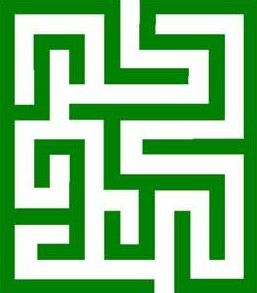
#> input picture maze/mazegreen.jpg, 257 x 293 px
$ python kazim_maze.py
#> lines starting #> are read from the running program, lines starting #| are printed output that depends on the picture; after the words box and inside, x2 and y2 are one past the last pixel; in counts of white or black regions, pixels touching at a corner belong together
#!/usr/bin/env python3
# -*- coding: utf-8 -*-
"""
Created on Fri May 17 01:29:59 2019

@author: kazzastic
"""
from mazelib import *
import numpy as np
import cv2

def working(file):
    '''Here we load our image in the var img'''
#> called with file = 'mazegreen.jpg'
    img = cv2.imread(file)
#> img is the input picture: shape (293, 257, 3); mean B, G, R 128.8, 189.8, 128.6
    cv2.imshow('The Initial', img)
    cv2.waitKey(0)
    cv2.destroyAllWindows()

    '''We convert image from colored to grayscale'''
    gray_img = cv2.cvtColor(img, cv2.COLOR_BGR2GRAY)
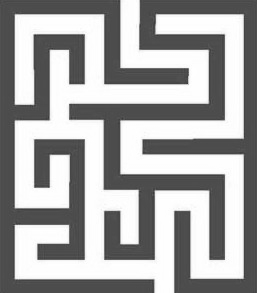
#> gray_img: shape (293, 257); min 52, max 255, mean 164.6
    cv2.imshow('Gray', gray_img)
    cv2.waitKey(0)
    cv2.destroyAllWindows()


    '''We put a blur on our picture in order to make thresholding result accurate'''
    blurred = cv2.GaussianBlur(gray_img, (5,5), 0)
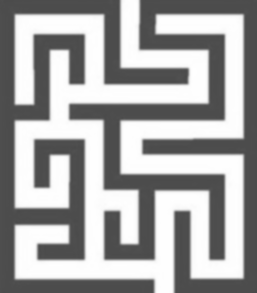
#> blurred: shape (293, 257); min 73, max 255, mean 164.6
    cv2.imshow('Blur', blurred)
    cv2.waitKey(0)
    cv2.destroyAllWindows()

    '''Thresholding our image to a certain tone of gray'''
    (t, thresh) = cv2.threshold(blurred, 155, 255, cv2.THRESH_BINARY)
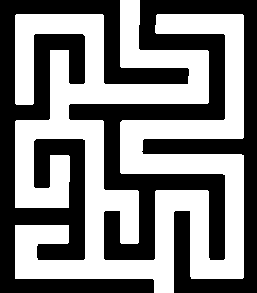
#> thresh: shape (293, 257); 50.5% white; 2 black regions, box (x1, y1, x2, y2) and area: (69, 0, 257, 293) 20038, (0, 0, 189, 293) 17205
    cv2.imshow('Threshold Binary', thresh)
    cv2.waitKey(0)
    cv2.destroyAllWindows()

    '''Converting our image into a useful numpy array'''
    arr = np.array(thresh)

    '''a nested for loop to change every value 255 ->  150 '''
    '''hence, wherever their is 150 it means that this path can be iterated in order to
    solve our maze'''
    for i in range(0, 293):
      for j in range(0, 257):
          if(arr[i][j] == 255):
              arr[i][j] = 150
    cv2.imshow('Result', arr)
    cv2.waitKey(0)
    cv2.destroyAllWindows()


if __name__ == "__main__":
    file = 'mazegreen.jpg'
    working(file)

$ run again, with maze/Maze.png saved as maze/mazegreen.jpg
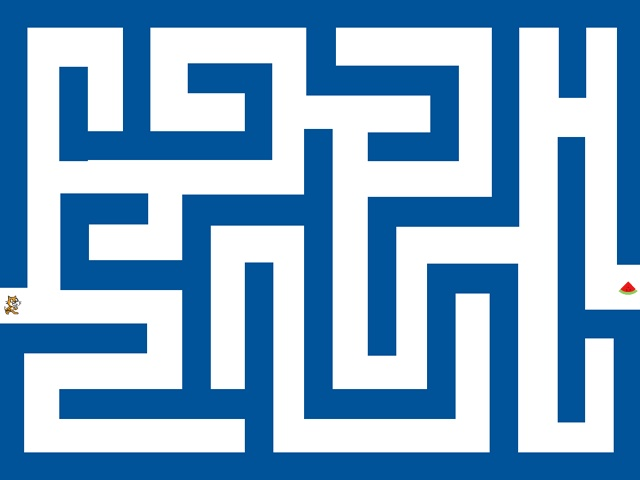
#> input picture maze/Maze.png, 640 x 480 px
#> in working, img is the input picture: shape (480, 640, 3); mean B, G, R 202.6, 167.9, 126.7
#> in working, `(t, thresh) = cv2.threshold(blurred, 155, 255, cv2.THRESH_BINARY)`:
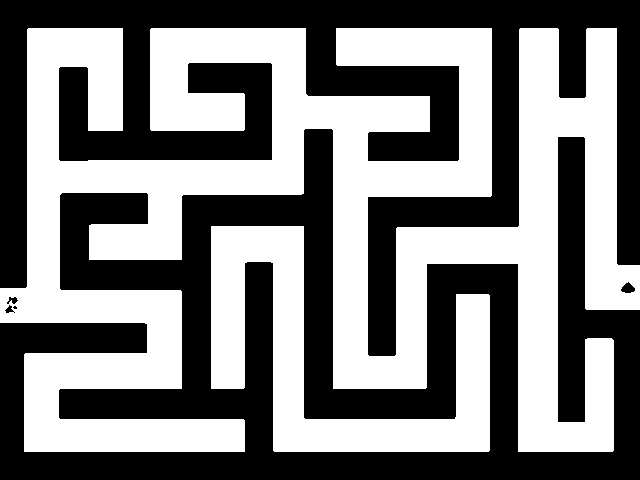
#> thresh: shape (480, 640); 49.6% white; 2 white regions, box (x1, y1, x2, y2) and area: (0, 28, 640, 452) 128525, (211, 226, 490, 452) 23947
#> after the loop in working, `for i in range(0, 293):`:
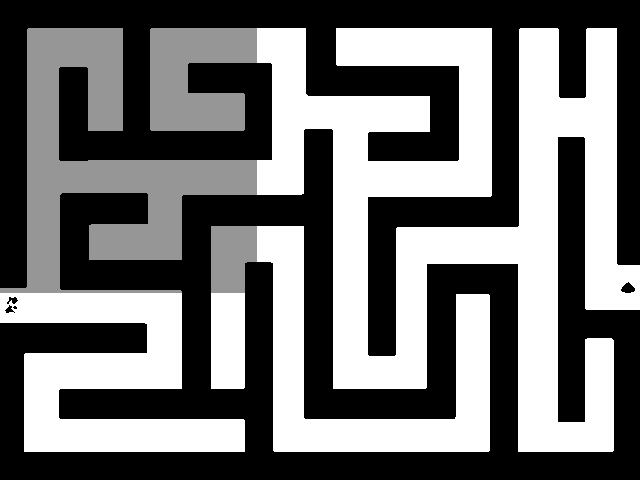
#> arr: shape (480, 640); 11.75% of pixels changed, all inside (x1, y1, x2, y2) = (0, 28, 257, 293)

$ run again, with maze/MyMaze.png saved as maze/mazegreen.jpg
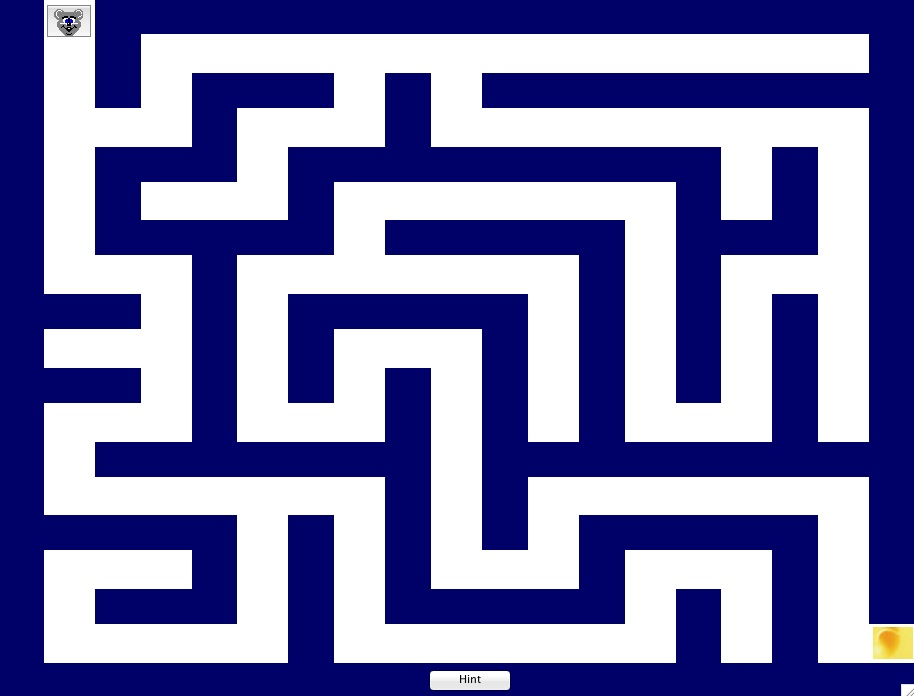
#> input picture maze/MyMaze.png, 914 x 696 px
#> in working, img is the input picture: shape (696, 914, 3); mean B, G, R 175.7, 123.5, 123.1
#> in working, `(t, thresh) = cv2.threshold(blurred, 155, 255, cv2.THRESH_BINARY)`:
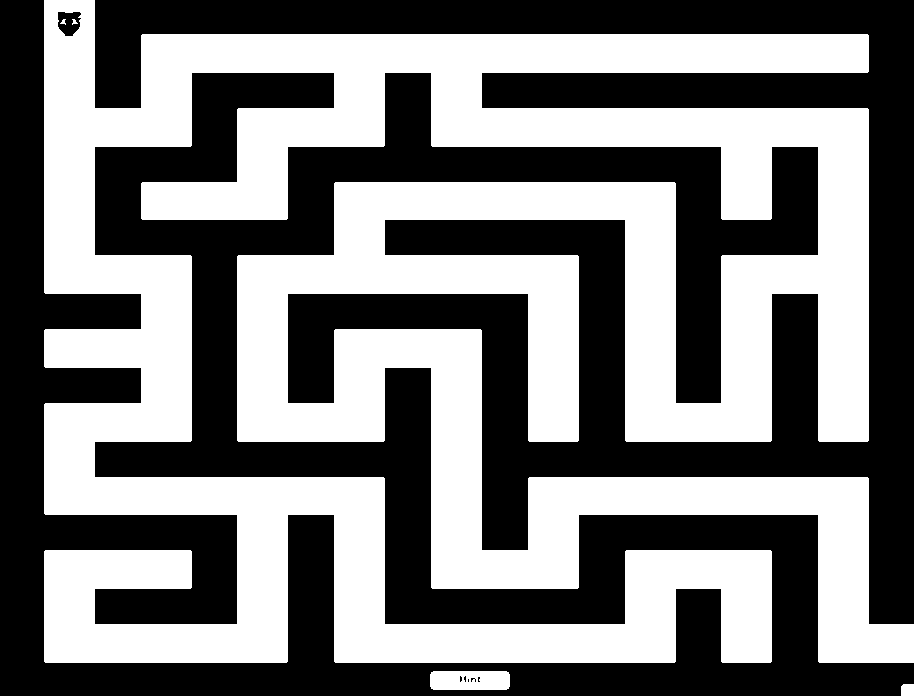
#> thresh: shape (696, 914); 48.3% white; 5 white regions, box (x1, y1, x2, y2) and area: (44, 0, 914, 663) 305545, (430, 671, 510, 690) 1459, (901, 684, 914, 696) 153, (60, 19, 66, 25) 20, (72, 19, 78, 25) 20
#> after the loop in working, `for i in range(0, 293):`:
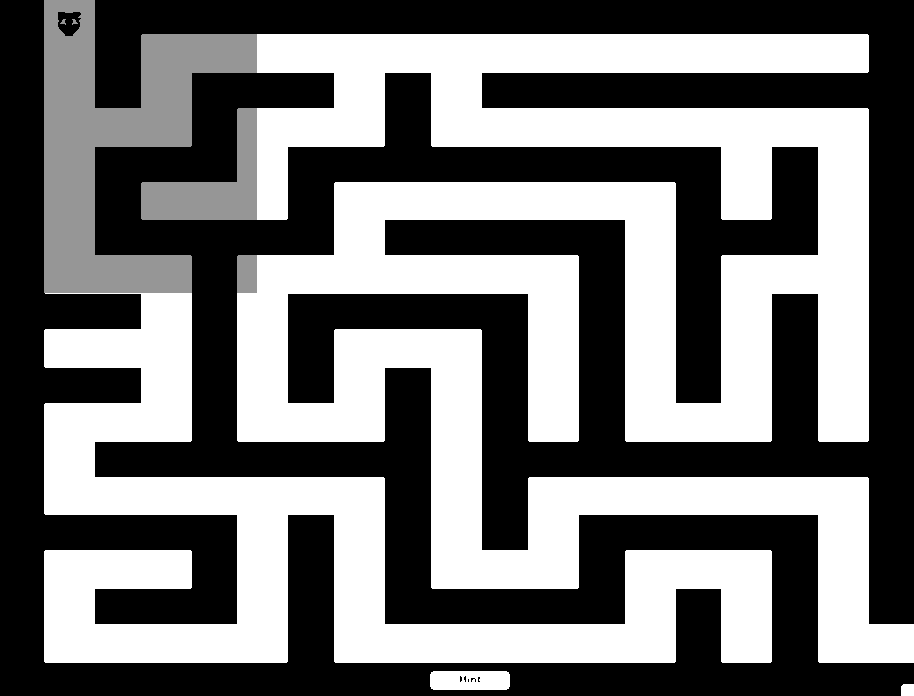
#> arr: shape (696, 914); 5.5% of pixels changed, all inside (x1, y1, x2, y2) = (44, 0, 257, 293)
